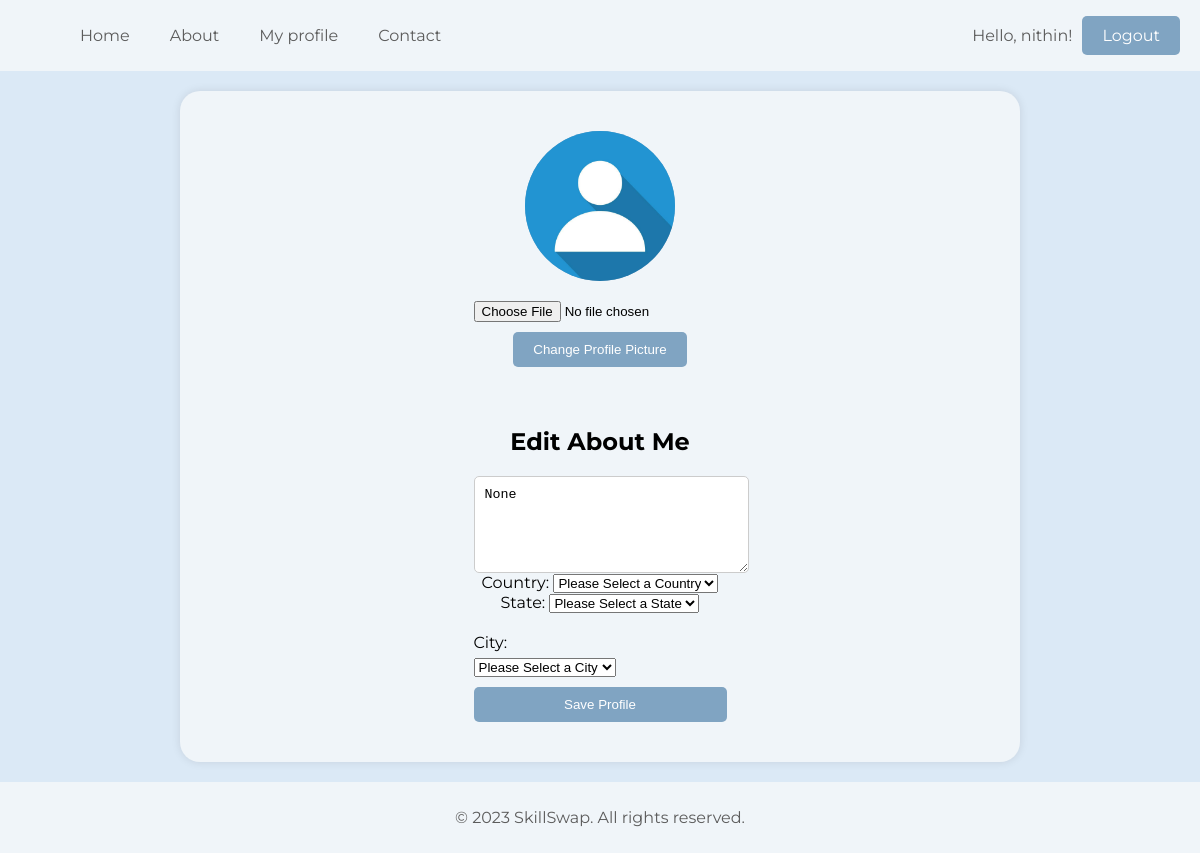
Page /edit_profile/ (signed in) on the earlier database version.
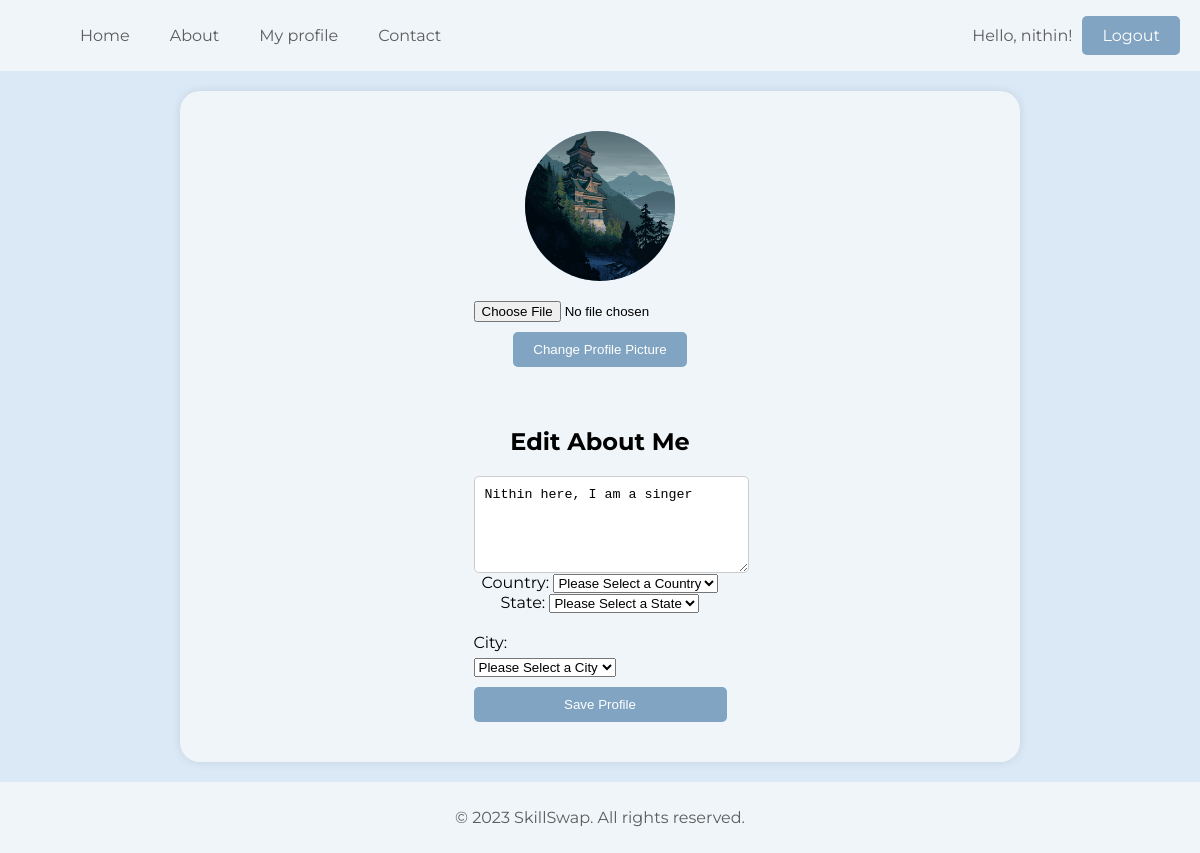
Same page on the later database version.
### Skill/models.py (models this page shows, shortened)
class CustomUser(AbstractUser):
    email = models.EmailField(unique=True)
    profile_picture = models.ImageField(
        upload_to='profile_pictures/', null=True, blank=True)
    about_me = models.TextField(null=True, blank=True)

### Skill/views.py (the view)
# urls.py: path('edit_profile/', views.edit_profile, name='edit_profile'),
@login_required(login_url='login')
@never_cache
def edit_profile(request):
    if request.method == 'POST':
        if not UserLocation.objects.filter(user=request.user.id).exists():
            us_loc = CustomUser.objects.get(id=request.user.id)
            city = request.POST['selectedCity']
            state = request.POST['selectedState']
            country = request.POST['selectedCountry']
            location = UserLocation(
                country=country, state=state, city=city, user=us_loc)
            location.save()
        else:
            location = UserLocation.objects.get(user=request.user.id)
            location.country = request.POST['selectedCountry']
            location.state = request.POST['selectedState']
            location.city = request.POST['selectedCity']
            location.save()
        form = CustomUserChangeForm(
            request.POST, request.FILES, instance=request.user)
        if form.is_valid():
            form.save()
        return redirect('profile')
    else:
        form = CustomUserChangeForm(instance=request.user)
    return render(request, 'edit_profile.html', {'form': form,
                                                 'location_form': False,
                                                 'user_location': False,
                                                 })

### Skill/forms.py
class CustomUserChangeForm(UserChangeForm):
    class Meta:
        model = CustomUser
        fields = (
            'profile_picture',
            'about_me',
        )

### Skill/templates/edit_profile.html (shortened to what this page needs)
{% load static %}
<!DOCTYPE html>
<html lang="en">
<head>
</head>
<body>
    <header>
        <nav>
            <ul>
                <li><a href="{% url 'home' %}">Home</a></li>
                <li><a href="{% url 'about_us' %}">About</a></li>
                <li><a href="{% url 'profile' %}">My profile</a></li>
                <li><a href="{% url 'contact' %}">Contact</a></li>
            </ul>
        </nav>
            <div class="user-info">
                <p>Hello, {{ user.username }}!</p>
                <a href="{% url 'logout' %}" class="btn btn-primary" id="logout-link">Logout</a>
            </div>
    </header>
    <div class="edit-container">
        <form method="post" enctype="multipart/form-data" id="editForm">
            <div class="edit-left">
                <div class="profile-picture" {% if user.profile_picture %} >
                    <img src="{{ user.profile_picture.url }}" alt="Profile Picture" style=" width: 150px; height: 150px; border-radius: 50%;">
                {% else %}
                <img src="{% static 'Images/profile.jpg' %}" alt="Default Profile Picture" style=" width: 150px; height: 150px; border-radius: 50%;">
                {% endif %}
                </div>
                <input type="file" name="profile_picture" accept="image/*">
                <button class="edit-profile-button" type="submit">Change Profile Picture</button>
            </div>
            <div class="edit-right">
                <h2>Edit About Me</h2>
                <textarea name="about_me" rows="5">{{ user.about_me }}</textarea>
                <div class="country-edit">
                    <label for="country">Country:</label>
                    <select name="country" id="country" autocomplete="country-name">
                        <option value="" selected disabled>Please Select a Country</option>
                    </select>
                </div>
                <div class="state-edit">
                    <label for="state">State:</label>
                    <select name="state" id="state" onchange="loadCities()">
                        <option value="" selected disabled>Please Select a State</option>
                    </select>
                </div>
                <div class="city-edit">
                    <label for="city">City:</label>
                    <select name="city" id="city">
                        <option value="" selected disabled>Please Select a City</option>
                    </select>
                </div>
                <button class="save-profile-button" type="submit">Save Profile</button>
            </div>
        </form>
    </div>
    <footer>
        <p>&copy; 2023 SkillSwap. All rights reserved.</p>
    </footer>
</body>
</html>

Differences in the rows shown:
changed CustomUser "nithin": profile_picture: picture added; about_me "None" → "Nithin here, I am a singer"
